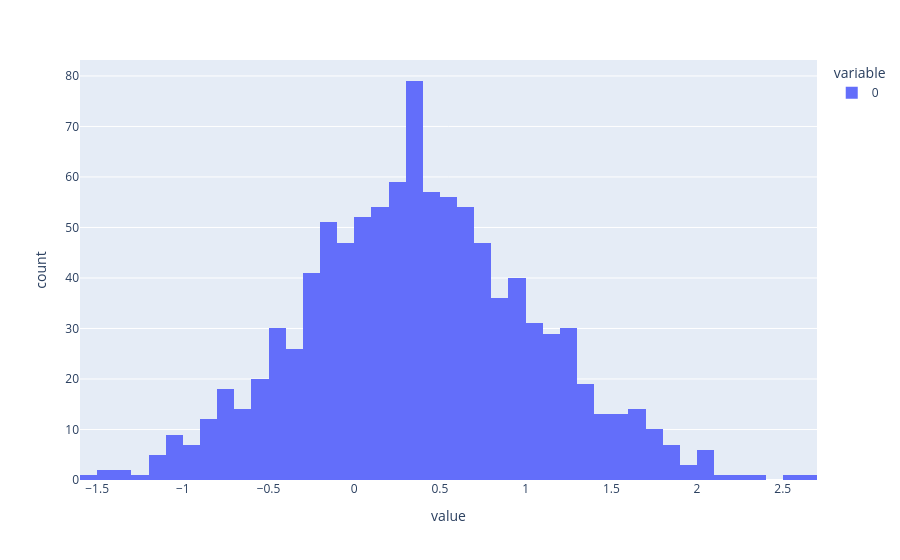

The notebook cell saved with this chart:
### Code cell
px.histogram(diffusion_steps[:, -1].detach().numpy().squeeze())

### Figure 1 — Plotly figure (JSON) as saved in the notebook; plotly's stock layout.template omitted (floating-point values rounded to 4 significant figures; data arrays with more than 128 entries replaced by an {"elided": "..."} marker saying what was removed)
{"data": [{"alignmentgroup": "True", "bingroup": "x", "hovertemplate": "variable=0<br>value=%{x}<br>count=%{y}<extra></extra>", "legendgroup": "0", "marker": {"color": "#636efa", "pattern": {"shape": ""}}, "name": "0", "offsetgroup": "0", "orientation": "v", "showlegend": true, "type": "histogram", "x": {"elided": "1000 float values"}, "xaxis": "x", "yaxis": "y"}], "layout": {"barmode": "relative", "legend": {"title": {"text": "variable"}, "tracegroupgap": 0}, "margin": {"t": 60}, "xaxis": {"anchor": "y", "domain": [0, 1], "title": {"text": "value"}}, "yaxis": {"anchor": "x", "domain": [0, 1], "title": {"text": "count"}}}}
